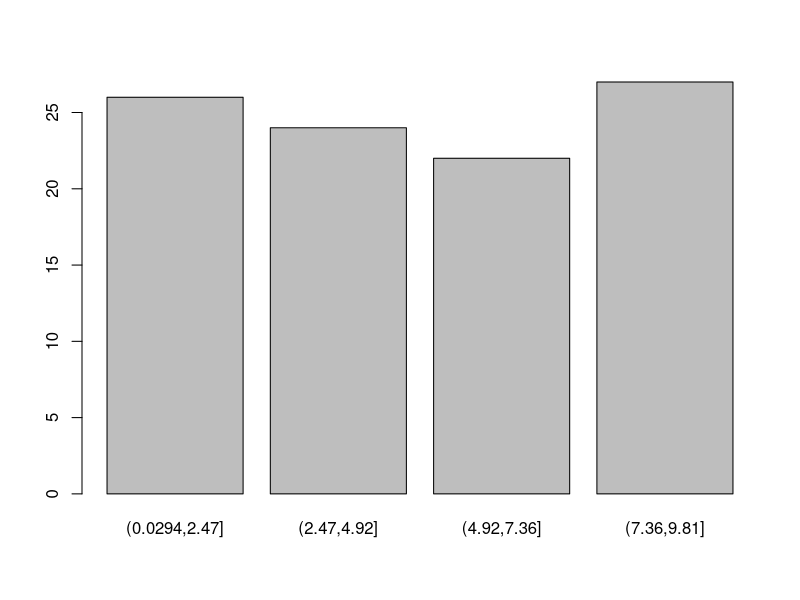
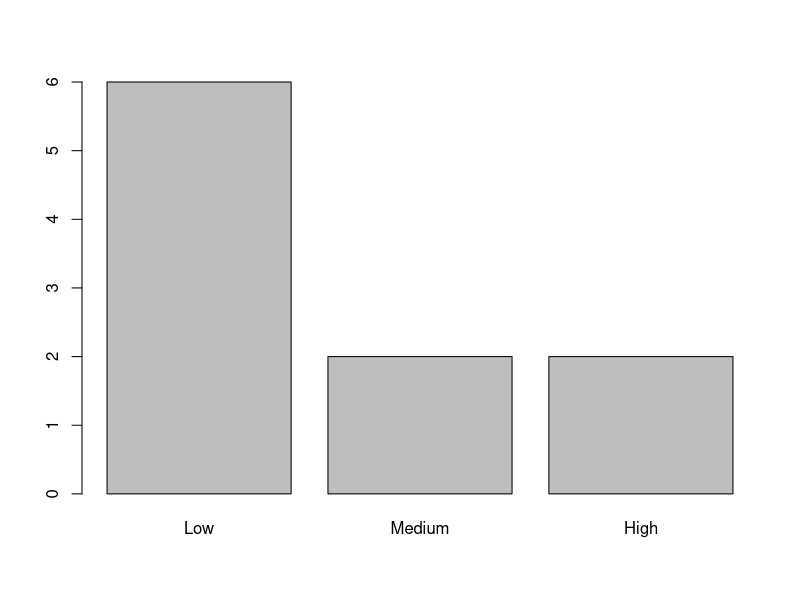
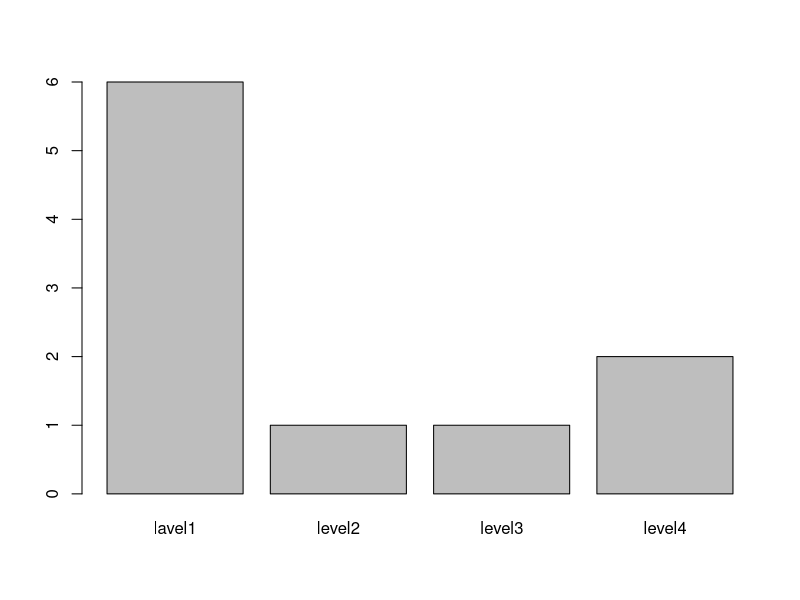

The R script that drew these images, in order:
?runif

dataset<-runif(100,0,10)

bins<-4
mini<-min(dataset)
maxi<-max(dataset)
width<-(maxi-mini)/bins
?cut
interr<-cut(dataset,breaks = seq(mini,maxi,width))
tav<-table(interr)
barplot(tav)

b<-c(-Inf,10000,31000,Inf)

names<-c("Low","Medium","High")

students<-read.csv("data/data-conversion.csv")
students$Income.b<-cut(students$Income,breaks = b,labels = names)
tav<-table(cut(students$Income,breaks = b,labels = names))

barplot(tav)


students$Income.b1 <- cut(students$Income,breaks = 4,labels = c("lavel1","level2","level3","level4"))

barplot(table(students$Income.b1))
